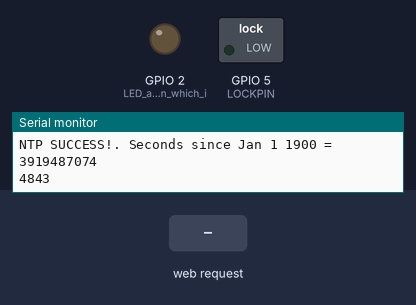
This sketch was run on a simulated ESP8266 (Wemos D1 mini). Parts: switched loads named in the sketch (green lamp = pin HIGH), output pins drawn as LEDs (lit = HIGH), the last lines printed to the serial monitor. The inputs (shaded band) are chosen by the test bench. WiFi joins after 1.5 s; servers stay silent unless stated.

Above: at 4.9 s.
At 6.0 s:
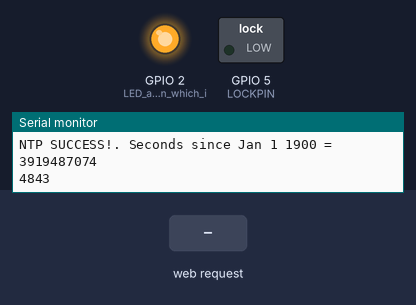
6.1 s: HTTP request GET / received
At 8.3 s:
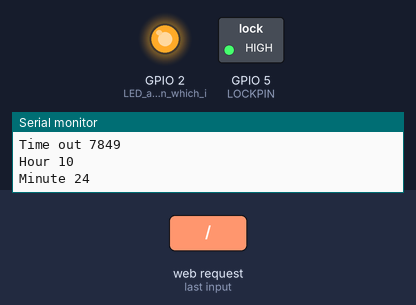
Timing chart, 0 to 16.3 s (numbered marks = the images above; inputs shaded):
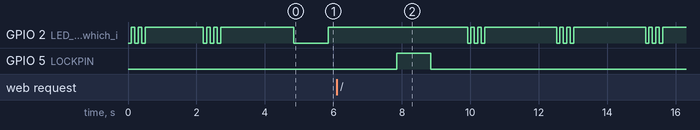

The sketch:

OpenDoor.ino
```cpp
/*  Open the Door after late night. Jobin Augustine */
#include <ESP8266WiFi.h>
#include <WiFiUdp.h>  //UDP communication with NTP servers
#include <ESP8266WebServer.h>  //Start a webserver
#include <IRremoteESP8266.h>
#include <IRsend.h>  //send IR commands


#define LEDON 0x0 // D1 mini clone has LED connected to +ve, define according to behaviour
#define LEDOFF 0x1
#define LOCKPIN 5 //GPIO number to which Solinoid lock is connected
#define CLOSEDFOR 21600000UL //milliseconds upto which the door will remain closed. 21600000UL = 6Hhrs
#define UTCHOURUPTO 22
#define UTCMINUTEUPTO 58

/*WiFi credentials*/
#define ssid "ocean"
#define password "20010604"

/*Basic Infra for communicating with NTP server */
unsigned int localPort = 2390;  // local port to listen for UDP packets
const char* ntpServerName = "in.pool.ntp.org";   // NTP Server for India.
IPAddress timeServerIP;  // Resolved IP address of the NTP server
const int NTP_PACKET_SIZE = 48;  // NTP time stamp is in the first 48 bytes of the message
byte packetBuffer[NTP_PACKET_SIZE];  // buffer to hold incoming and outgoing packets
WiFiUDP udp; // A UDP instance to let us send and receive packets over UDP
unsigned long secsSince1900;  //Response from NTP server
unsigned long epoch, startepoch ;  //Converted UNIX epoch
unsigned long millisec; //Milliseconds since the startup
bool doorClosed = true;  //When the program starts, door must be closed.

ESP8266WebServer server(80);   //Webserver

/*Remote control related */
IRsend irsend(4);  // An IR LED is controlled by GPIO pin 14 (D5), alternate is 4 (D2)
//uint16_t irData[73] = {9018, 4394,  662, 1656,  636, 548,  638, 548,  660, 524,  636, 548,  664, 524,  636, 548,  636, 548,  638, 1654,  662, 522,  688, 496,  688, 1604,  662, 522,  664, 520,  664, 524,  662, 522,  690, 496,  664, 520,  662, 524,  688, 496,  662, 522,  664, 522,  664, 522,  688, 496,  690, 496,  688, 498,  664, 520,  662, 522,  688, 1602,  690, 496,  662, 1630,  662, 522,  690, 496,  688, 1604,  688, 496,  664};  // TECO 250000901

void setup() {
  Serial.begin(9600);     //Baud rate for Serial monitor
  pinMode(LED_BUILTIN, OUTPUT);  //LED as Output pin which is GPIO2 (D4)
  pinMode(LOCKPIN, OUTPUT);  //GPIO output for door lock
  digitalWrite(LOCKPIN, LOW);  //Make sure that solinoid is not active from the begining
  irsend.begin();

  Serial.println();
  Serial.println();
  Serial.print("Connecting to ");
  Serial.println(ssid);

  /* Start Wifi-Client */
  blink();
  WiFi.mode(WIFI_STA); //Explicitly set the ESP8266 to be a WiFi-client, otherwise, it by default,would try to act as both a client and an access-point and could cause network-issues with your other WiFi-devices on your WiFi-network.
  WiFi.begin(ssid, password);

  while (WiFi.status() != WL_CONNECTED) {
    delay(200);
    Serial.print(".");
  }
  Serial.println("");
  Serial.println("WiFi connected. IP address:");
  Serial.println(WiFi.localIP());
  blink();

  server.on("/", handleRoot);               // Call the 'handleRoot' function when a client requests URI "/"
  server.on("/noblink", noblink);
  server.on("/check", checkstatus);
  server.onNotFound(handleNotFound);        // When a client requests an unknown URI (i.e. something other than "/"), call function "handleNotFound"
  server.begin();                           // Actually start the server
  Serial.println("HTTP server started");

  /*Initialize the UPD */
  udp.begin(localPort);
  Serial.print("Local port: ");
  Serial.println(udp.localPort());

  WiFi.hostByName(ntpServerName, timeServerIP);   //resolve to a random NTP server ip
  Serial.print("Time Server IP =");
  Serial.println(timeServerIP);
  sendNTPpacket(timeServerIP);   //Send a request to NTP server
  delay(2000);  //Wait for 2 seconds for NTP server response.
  int cb = udp.parsePacket();
  if (!cb) {
    Serial.println("No response from NTP Server :( ");
  } else {
    Serial.printf("packet received, length=%d \n",cb);
    //Serial.println(cb);
    udp.read(packetBuffer, NTP_PACKET_SIZE);  // read the packet into the buffer

    unsigned long highWord = word(packetBuffer[40], packetBuffer[41]);  // the timestamp starts at byte 40 of the received packet and is four bytes,
    unsigned long lowWord = word(packetBuffer[42], packetBuffer[43]);  //  or two words, long. First, esxtract the two words:
    secsSince1900 = highWord << 16 | lowWord;   // combine the four bytes (two words) into a long integer
    Serial.print("NTP SUCCESS!. Seconds since Jan 1 1900 = ");  // this is NTP time (seconds since Jan 1 1900):
    Serial.println(secsSince1900);
    startepoch = secsSince1900 - 2208988800UL; //Substract 70 years for converting it to unix epoch
  }
}

void loop() {
  millisec = millis();
  server.handleClient();                    // Listen for HTTP requests from clients
  epoch = startepoch + (millisec/1000);
  Serial.printf("%lu ",millisec);
  digitalWrite(LED_BUILTIN, LEDON);
  if ( doorClosed &&  ( millisec > CLOSEDFOR || ( (epoch % 86400L) / 3600 > UTCHOURUPTO && (epoch % 3600) / 60 > UTCMINUTEUPTO)))   //Trigger the Door unlock if conditions met 7200000UL=2hrs  10800000UL=3hrs 14400000UL=4hrs  21600000UL = 6Hhrs
    {
      releaseDoor();
    }
  if (doorClosed)
    delay(1000);
  else
    blink();      //notification of dooropening attempt
  digitalWrite(LED_BUILTIN, LEDOFF);
  digitalWrite(LOCKPIN, LOW); //Make sure that lock is not active
  delay(2000) ;
}

void releaseDoor(){
  Serial.println("\n Releasing the Door at:");
  Serial.printf("Time out %lu \n",millisec);
  Serial.printf("Hour %lu \n",(epoch % 86400L) / 3600);
  Serial.printf("Minute %lu \n",(epoch % 3600) / 60);
  digitalWrite(LOCKPIN, HIGH);  //Trigger the solinoid
  doorClosed = false;   //Status of the door is open
  delay(1000);  //Hold it for a second
  digitalWrite(LOCKPIN, LOW); //Explicitly release it back
  offAC();
}

void offAC(){
  //irsend.sendRaw(irData,sizeof(irData)/sizeof(irData[0]),38);
  irsend.sendTeco(0x250000B01);
  delay(1000);
  irsend.sendCOOLIX(0xB27BE0);
  //irsend.sendKelvinator(const unsigned char *data);
  //irsend.sendKelvinator(0x019B615000200090019B6160008804F1);
  //irsend.sendNEC(uint64_t data)
  //irsend.sendCOOLIX(const uint64_t data);
  //irsend.sendBosch144(const unsigned char *data)
}

/* blink LED 3 TIMES */
void blink() {
  digitalWrite(LED_BUILTIN, LEDON);
  delay(100);
  digitalWrite(LED_BUILTIN, LEDOFF);
  delay(100);
  digitalWrite(LED_BUILTIN, LEDON);
  delay(100);
  digitalWrite(LED_BUILTIN, LEDOFF);
  delay(100);
  digitalWrite(LED_BUILTIN, LEDON);
  delay(100);
  digitalWrite(LED_BUILTIN, LEDOFF);
  delay(100);
}

/* send NTP packet to the address of the NTP server */
void sendNTPpacket(IPAddress& address) {
  Serial.println("sending NTP packet...");
  memset(packetBuffer, 0, NTP_PACKET_SIZE);   // set all bytes in the buffer to 0
  // Initialize values needed to form NTP request
  packetBuffer[0] = 0b11100011;  // LI, Version, Mode
  packetBuffer[1] = 0;           // Stratum, or type of clock
  packetBuffer[2] = 6;           // Polling Interval
  packetBuffer[3] = 0xEC;        // Peer Clock Precision
  // 8 bytes of zero for Root Delay & Root Dispersion
  packetBuffer[12] = 49;
  packetBuffer[13] = 0x4E;
  packetBuffer[14] = 49;
  packetBuffer[15] = 52;

  udp.beginPacket(address, 123);  // NTP requests are to port 123
  udp.write(packetBuffer, NTP_PACKET_SIZE); // all NTP fields have been given values, now we can send a packet requesting a timestamp:
  udp.endPacket();
}

void handleRoot() {
  server.send(200, "text/plain", "Open Sesame!");   // Send HTTP status 200 (Ok) and send some text to the browser/client
  releaseDoor();
}

void handleNotFound(){
  server.send(404, "text/plain", "404: Not found"); // Send HTTP status 404 (Not Found) when there's no handler for the URI in the request
}

void noblink(){  //Stop the notification of door opening by setting it as doorClosed
  doorClosed = true;
  server.send(200, "text/plain", "Ending pulse blink");
}

void checkstatus(){
  String str;
  str = "Time remaining :" + String(((CLOSEDFOR -  millisec)/1000) % 86400L / 3600 ) + " Hours and " + String((((CLOSEDFOR -  millisec)/1000) % 3600) / 60) + " Minutes \n";
  str += "Current Epoch is: " + String(epoch) + "\n";
  Serial.printf("\nHour %lu \n",(epoch % 86400L) / 3600);
  str += "Open time specified : " + String(UTCHOURUPTO) + ":" + String(UTCMINUTEUPTO) + " UTC, Now it is :" + String((epoch % 86400L) / 3600) + ":" + String((epoch % 3600) / 60) + " UTC\n";
  server.send(200,"text/plain",str);
}
```

Measured:
- after the input at 6.1 s, GPIO 5 (LOCKPIN): LOW → HIGH after 1.7 s, → LOW 1.0 s later
- by itself, GPIO 2 (LED_as_Output_pin_which_i): repeats every 2.6 s: 2 × (HIGH 0.10 s, LOW 0.10 s), HIGH 2.1 s, LOW 0.10 s
